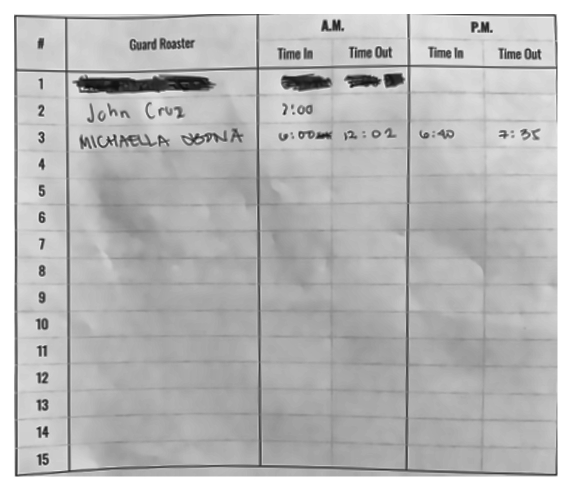
#> input picture storage/_dad_test_out/full_preprocessed.jpg, 1143 x 981 px (shown at 1/2 size)
$ python -i incident_form_ocr_prep.py   (imports and definitions only)
#> lines starting #> are read from the running program, lines starting #| are printed output that depends on the picture; after the words box and inside, x2 and y2 are one past the last pixel; in counts of white or black regions, pixels touching at a corner belong together
#!/usr/bin/env python3
"""
Incident report scan — OpenCV + NumPy + SciPy layout detection and per-field crops.
Detects stacked mobile forms (boxes on top of each other) OR side-by-side Golden Z template.
"""
from __future__ import annotations

import json
import os
import sys
from pathlib import Path
from typing import Any

import cv2
import numpy as np

try:
    from scipy import ndimage
except ImportError:
    ndimage = None  # type: ignore

FALLBACK_STACKED = {
    "name_of_guard": (0.05, 0.02, 0.95, 0.12),
    "incident_description": (0.04, 0.14, 0.96, 0.48),
    "action_taken": (0.04, 0.50, 0.96, 0.88),
}

FALLBACK_COLUMNS = {
    "name_of_guard": (0.09, 0.142, 0.56, 0.198),
    "incident_description": (0.04, 0.365, 0.465, 0.855),
    "action_taken": (0.535, 0.365, 0.96, 0.855),
}


# [57 lines left out: functions order_points, four_point_transform, find_document_quad, preprocess_color, not called in this run]


def add_white_border(gray: np.ndarray, px: int = 32) -> np.ndarray:
    return cv2.copyMakeBorder(gray, px, px, px, px, cv2.BORDER_CONSTANT, value=255)


# [51 lines left out: functions body_vertical_bounds, crop_handwriting_in_rect, not called in this run]


def find_form_field_rectangles(gray: np.ndarray) -> list[tuple[int, int, int, int, float]]:
    H, W = gray.shape[:2]
    blurred = cv2.GaussianBlur(gray, (5, 5), 0)
    edges = cv2.Canny(blurred, 25, 100)
    kernel = cv2.getStructuringElement(cv2.MORPH_RECT, (5, 5))
    closed = cv2.dilate(edges, kernel, iterations=2)
    closed = cv2.morphologyEx(closed, cv2.MORPH_CLOSE, cv2.getStructuringElement(cv2.MORPH_RECT, (9, 9)), iterations=2)

    contours, _ = cv2.findContours(closed, cv2.RETR_TREE, cv2.CHAIN_APPROX_SIMPLE)
    rects: list[tuple[int, int, int, int, float]] = []

    for contour in contours:
        x, y, w, h = cv2.boundingRect(contour)
        area = float(w * h)
        if area < H * W * 0.03 or area > H * W * 0.65:
            continue
        if w < W * 0.38 or h < H * 0.07 or h > H * 0.52:
            continue
        rects.append((x, y, w, h, area))

    rects.sort(key=lambda r: r[4], reverse=True)
    merged: list[tuple[int, int, int, int, float]] = []
    for rect in rects:
        x, y, w, h, area = rect
        cx, cy = x + w / 2, y + h / 2
        if any(abs(cx - (mx + mw / 2)) < W * 0.07 and abs(cy - (my + mh / 2)) < H * 0.05 for mx, my, mw, mh, _ in merged):
            continue
        merged.append(rect)
        if len(merged) >= 5:
            break

    merged.sort(key=lambda r: r[1])
    return merged


# [10 lines left out: function norm_box, not called in this run]


def pick_two_stacked_boxes(
    rects: list[tuple[int, int, int, int, float]], h: int, w: int
) -> tuple[tuple[int, int, int, int, float], tuple[int, int, int, int, float]] | None:
    qualified = [r for r in rects if r[2] >= w * 0.42 and r[3] >= h * 0.07 and r[3] <= h * 0.50]
    if len(qualified) < 2:
        return None

    qualified.sort(key=lambda r: r[1])
    best_pair = None
    best_score = -1.0

    for i in range(len(qualified)):
        for j in range(i + 1, len(qualified)):
            top, bottom = qualified[i], qualified[j]
            tcy = top[1] + top[3] / 2
            bcy = bottom[1] + bottom[3] / 2
            if bcy <= tcy + top[3] * 0.35:
                continue
            x_align = abs((top[0] + top[2] / 2) - (bottom[0] + bottom[2] / 2)) < w * 0.12
            gap = bottom[1] - (top[1] + top[3])
            score = top[4] + bottom[4] + (20000 if x_align else 0) + gap
            if score > best_score:
                best_score = score
                best_pair = (top, bottom)

    return best_pair


# [13 lines left out: function layout_from_stacked_pair, not called in this run]


def detect_stacked_by_projection(gray: np.ndarray) -> dict[str, Any] | None:
    """Two horizontal handwriting bands (mobile stacked form)."""
    h, w = gray.shape[:2]
    roi = gray[int(0.18 * h) : int(0.90 * h), int(0.04 * w) : int(0.96 * w)]
    if roi.size == 0:
        return None

    row_ink = np.mean(255 - roi, axis=1)
    peak = float(np.max(row_ink))
    if peak < 6:
        return None

    threshold = max(6.0, peak * 0.11)
    active = row_ink >= threshold

    runs: list[tuple[int, int]] = []
    start: int | None = None
    for i, on in enumerate(active):
        if on and start is None:
            start = i
        elif not on and start is not None:
            if i - start >= 8:
                runs.append((start, i))
            start = None
    if start is not None and len(active) - start >= 8:
        runs.append((start, len(active)))

    if len(runs) < 2:
        return None

    runs.sort(key=lambda r: r[1] - r[0], reverse=True)
    runs = sorted(runs[:3], key=lambda r: r[0])
    if len(runs) < 2:
        return None

    top_run, bottom_run = runs[0], runs[-1]
    y0 = int(0.18 * h) + top_run[0]
    y1 = int(0.18 * h) + top_run[1]
    y2 = int(0.18 * h) + bottom_run[0]
    y3 = int(0.18 * h) + bottom_run[1]

    if y2 <= y1 + int(0.04 * h):
        return None

    return {
        "layout": "stacked_projection",
        "name_of_guard": (0.05, 0.02, 0.95, max(0.08, (int(0.18 * h) - 5) / h)),
        "incident_description": (0.04, y0 / h, 0.96, y1 / h),
        "action_taken": (0.04, y2 / h, 0.96, min(0.90, y3 / h)),
    }


def detect_layout_columns(gray: np.ndarray) -> dict[str, Any]:
    h, w = gray.shape[:2]
    ink = cv2.GaussianBlur(255 - gray, (5, 5), 0)
    body_top = int(0.34 * h)
    table = ink[body_top : int(0.88 * h), int(0.03 * w) : int(0.97 * w)]
    if table.size == 0:
        out = dict(FALLBACK_COLUMNS)
        out["layout"] = "columns_fallback"
        return out

    col_strength = np.mean(table, axis=0)
    mid_lo, mid_hi = int(0.38 * len(col_strength)), int(0.62 * len(col_strength))
    gutter = mid_lo + int(np.argmin(col_strength[mid_lo:mid_hi]))
    split_x = int(0.03 * w) + gutter
    gutter_px = max(10, int(0.025 * w))

    return {
        "layout": "columns_projection",
        "name_of_guard": (0.09, 0.142, 0.56, max(0.18, (body_top - int(0.02 * h)) / h)),
        "incident_description": (0.04, body_top / h + 0.01, (split_x - gutter_px) / w, 0.86),
        "action_taken": ((split_x + gutter_px) / w, body_top / h + 0.01, 0.96, 0.86),
    }


def detect_layout(gray: np.ndarray) -> dict[str, Any]:
    h, w = gray.shape[:2]
    portrait = h > w * 1.02

    rects = find_form_field_rectangles(gray)
    pair = pick_two_stacked_boxes(rects, h, w)
    if pair is not None:
        return layout_from_stacked_pair(pair[0], pair[1], h, w)

    if len(rects) >= 2:
        rects_by_area = sorted(rects, key=lambda r: r[4], reverse=True)[:2]
        rects_by_area.sort(key=lambda r: r[1])
        return layout_from_stacked_pair(rects_by_area[0], rects_by_area[1], h, w)

    stacked_proj = detect_stacked_by_projection(gray)
    if stacked_proj is not None:
        return stacked_proj

    if portrait:
        out = dict(FALLBACK_STACKED)
        out["layout"] = "stacked_fallback"
        return out

    cols = detect_layout_columns(gray)
    return cols


# [87 lines left out: functions save_region_crops, main, not called in this run]


# [2 lines not run here, left out]

>>> import cv2
>>> picture = cv2.imread('../storage/_dad_test_out/full_preprocessed.jpg', cv2.IMREAD_GRAYSCALE)
#> picture is the input picture: shape (981, 1143); min 6, max 255, mean 185.4
>>> result = detect_layout(picture)
#> in find_form_field_rectangles, `edges = cv2.Canny(blurred, 25, 100)`:
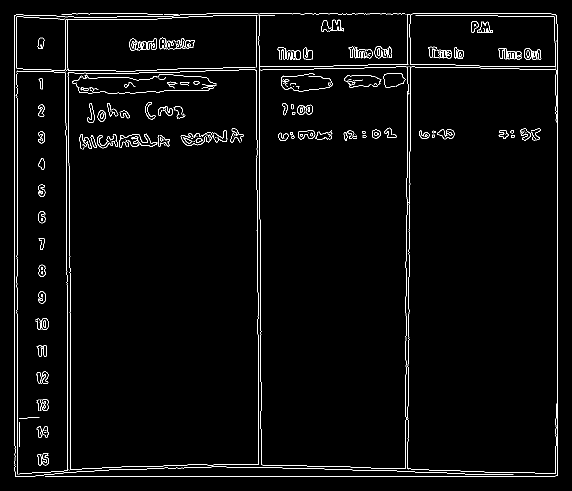
#> edges: shape (981, 1143) (shown at 1/2 size); 2.4% white in thin lines or dots, all inside (x1, y1, x2, y2) = (28, 27, 1116, 954)
#> in find_form_field_rectangles, `closed = cv2.dilate(edges, kernel, iterations=2)`:
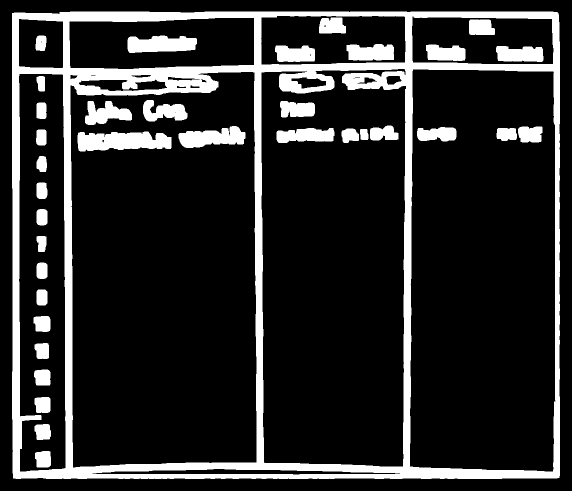
#> closed: shape (981, 1143) (shown at 1/2 size); 16.6% white; 36 white regions, largest, box (x1, y1, x2, y2) and area: (24, 23, 1120, 958) 131219, (155, 263, 343, 303) 5882, (357, 252, 491, 296) 3903
#> in find_form_field_rectangles, `closed = cv2.morphologyEx(closed, cv2.MORPH_CLOSE, cv2.getStructuringE..`:
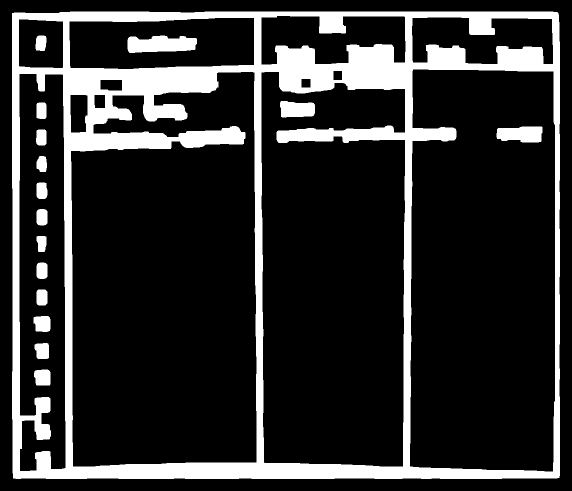
#> closed: shape (981, 1143) (shown at 1/2 size); 17.9% white; 16 white regions
#> in find_form_field_rectangles, `contours, _ = cv2.findContours(closed, cv2.RETR_TREE, cv2.CHAIN_APPROX..`: contours = 29 contours; largest, box (x1, y1, x2, y2) and area: (24, 23, 1120, 958) 1021097, (141, 143, 514, 934) 255690, (819, 138, 1111, 944) 227200, (522, 143, 811, 934) 208713, (38, 147, 132, 943) 67534
#> the loop in find_form_field_rectangles, `for contour in contours:` made 29 passes
#> (x, y, w, h, area) on passes 1 to 12: (24, 23, 1096, 935, 1024760), (188, 189, 23, 28, 644), (140, 189, 36, 77, 2772), (200, 159, 45, 23, 1035), (602, 157, 20, 19, 380), (38, 147, 94, 796, 74824), (68, 739, 33, 32, 1056), (69, 686, 29, 32, 928), (67, 632, 34, 32, 1088), (73, 579, 22, 32, 704), (73, 525, 22, 33, 726), (73, 472, 20, 32, 640)
#> after the loop in find_form_field_rectangles, `for contour in contours:`: rects = []
#> in detect_stacked_by_projection, `roi = gray[int(0.18 * h) : int(0.90 * h), int(0.04 * w) : int(0.96 * w)]`:
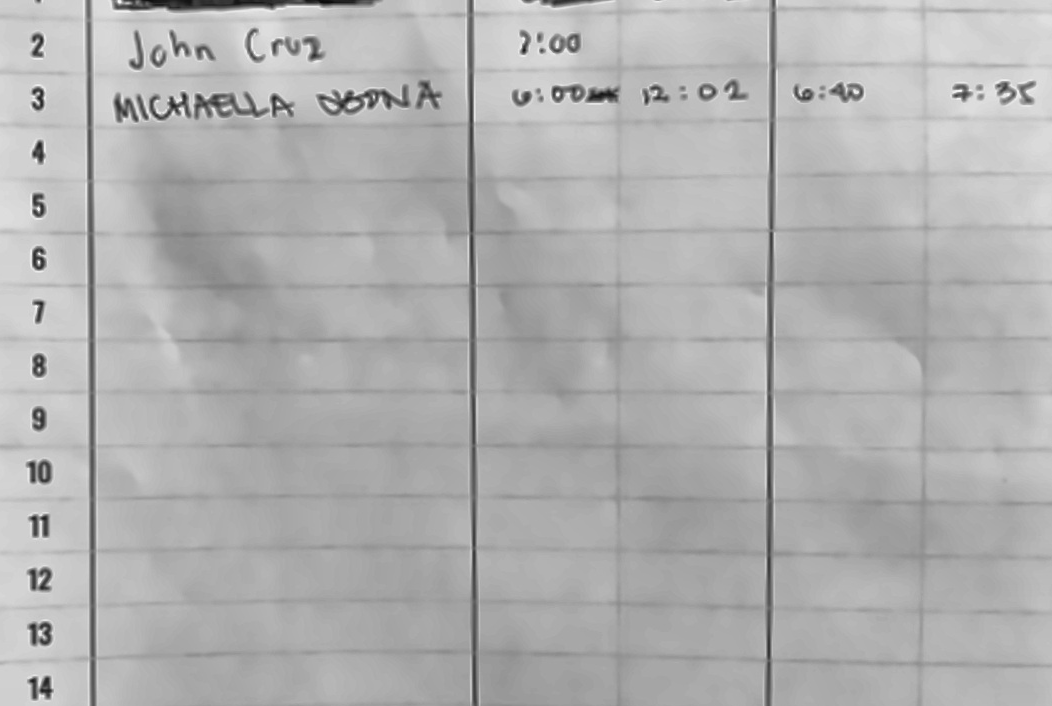
#> roi: shape (706, 1052); min 7, max 255, mean 176.6
#> in detect_stacked_by_projection, `row_ink = np.mean(255 - roi, axis=1)`: row_ink = 706 values, max 99.09 at index 0, min 52.32 at index 26, mean 78.38
#> in detect_stacked_by_projection, `peak = float(np.max(row_ink))`: peak = 99.09
#> in detect_stacked_by_projection, `threshold = max(6.0, peak * 0.11)`: threshold = 10.9
#> the loop in detect_stacked_by_projection, `for i, on in enumerate(active):` made 706 passes
#> start on pass 1: 0
#> after the loop in detect_stacked_by_projection, `for i, on in enumerate(active):`: runs = []; start = 0
#> in detect_layout_columns, `ink = cv2.GaussianBlur(255 - gray, (5, 5), 0)`:
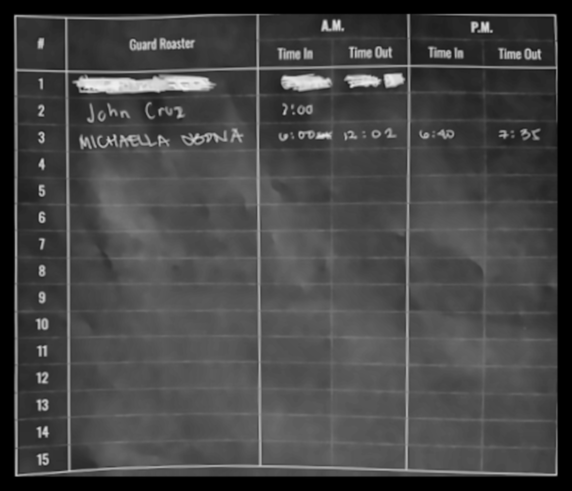
#> ink: shape (981, 1143) (shown at 1/2 size); min 0, max 240, mean 69.6
#> in detect_layout_columns, `table = ink[body_top : int(0.88 * h), int(0.03 * w) : int(0.97 * w)]`:
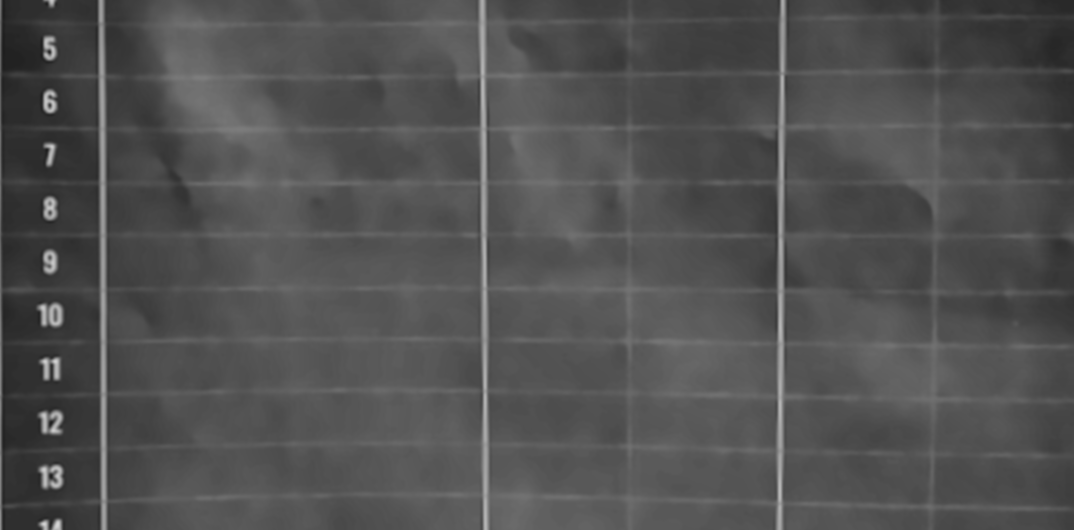
#> table: shape (530, 1074); min 29, max 213, mean 81
#> in detect_layout_columns, `col_strength = np.mean(table, axis=0)`: col_strength = 1074 values, max 159.7 at index 484, min 41.43 at index 4, mean 80.99
#> in detect_layout_columns, `mid_lo, mid_hi = int(0.38 * len(col_strength)), int(0.62 * len(col_str..`: mid_lo = 408; mid_hi = 665
#> in detect_layout_columns, `gutter = mid_lo + int(np.argmin(col_strength[mid_lo:mid_hi]))`: gutter = 615
#> in detect_layout_columns, `split_x = int(0.03 * w) + gutter`: split_x = 649
#> in detect_layout, `cols = detect_layout_columns(gray)`: cols = {'layout': 'columns_projection', 'name_of_guard': (0.09, 0.142, 0.56, 0.32), 'incident_description': (0.04, 0.349, 0.543, 0.86), 'action_taken': (0.592, 0.349, 0.96, 0.86)}
#> result has the same summary as cols in detect_layout
